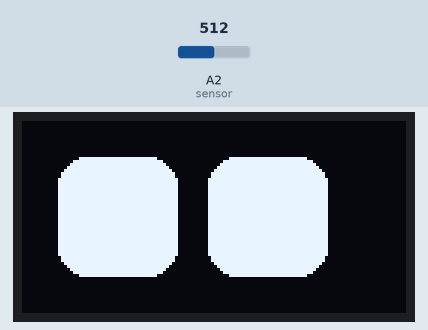
The sketch below on a simulated Arduino Uno, built with avr-gcc and run on an emulated ATmega328P. Shown: 128×64 one-colour display. The inputs (shaded band) are chosen by the test bench; at power-on: A2 (sensor) = 512. What the sketch prints to the serial monitor is not drawn.

Above: at 5.2 s.
5.3 s: A2 (sensor) set to 207
6.8 s: A2 (sensor) set to 189
At 8.2 s:
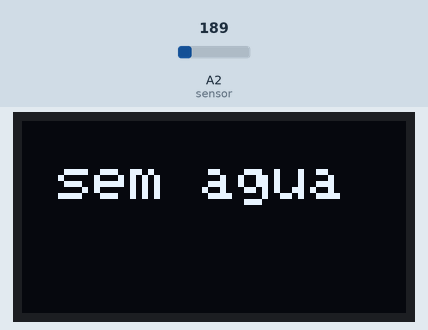
At 52.0 s:
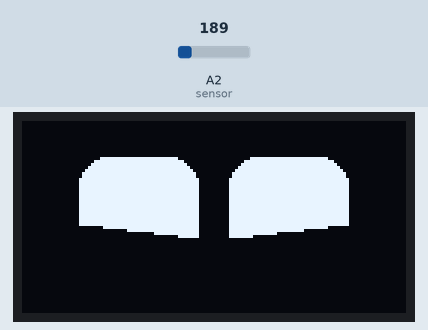
Timing chart, 0 to 52.5 s (numbered marks = the images above; inputs shaded):
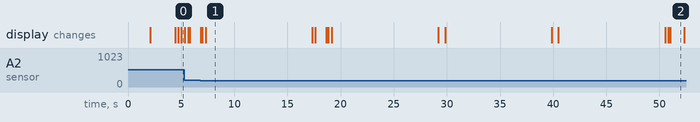

The sketch:

Olhos.ino
```cpp
#include <SPI.h>
#include <Wire.h>
#include <Adafruit_GFX.h>
#include <Adafruit_SSD1306.h>

#define sensor A2
#define SCREEN_WIDTH 128
#define SCREEN_HEIGHT 64


#define OLED_RESET     -1
#define SCREEN_ADDRESS 0x3C
Adafruit_SSD1306 display(SCREEN_WIDTH, SCREEN_HEIGHT, &Wire, OLED_RESET);
int agua =0;

int demo_mode = 1;
static const int max_animation_index = 8;
int current_animation_index = 0;


int ref_eye_height = 40;
int ref_eye_width = 40;
int ref_space_between_eye = 10;
int ref_corner_radius = 10;

int left_eye_height = ref_eye_height;
int left_eye_width = ref_eye_width;
int left_eye_x = 32;
int left_eye_y = 32;
int right_eye_x = 32+ref_eye_width+ref_space_between_eye;
int right_eye_y = 32;
int right_eye_height = ref_eye_height;
int right_eye_width = ref_eye_width;


void draw_eyes(bool update=true)
{
    display.clearDisplay();

    int x = int(left_eye_x-left_eye_width/2);
    int y = int(left_eye_y-left_eye_height/2);
    display.fillRoundRect(x,y,left_eye_width,left_eye_height,ref_corner_radius,SSD1306_WHITE);
    x = int(right_eye_x-right_eye_width/2);
    y = int(right_eye_y-right_eye_height/2);
    display.fillRoundRect(x,y,right_eye_width,right_eye_height,ref_corner_radius,SSD1306_WHITE);
    if(update)
    {
      display.display();
    }

}


void center_eyes(bool update=true)
{

  left_eye_height = ref_eye_height;
  left_eye_width = ref_eye_width;
  right_eye_height = ref_eye_height;
  right_eye_width = ref_eye_width;

  left_eye_x = SCREEN_WIDTH/2-ref_eye_width/2-ref_space_between_eye/2;
  left_eye_y = SCREEN_HEIGHT/2;
  right_eye_x = SCREEN_WIDTH/2+ref_eye_width/2+ref_space_between_eye/2;
  right_eye_y = SCREEN_HEIGHT/2;

  draw_eyes(update);
}

void blink(int speed=12)
{
  draw_eyes();


  for(int i=0;i<3;i++)
  {
    left_eye_height = left_eye_height-speed;
    right_eye_height = right_eye_height-speed;
    draw_eyes();
    delay(1);
  }
  for(int i=0;i<3;i++)
  {
    left_eye_height = left_eye_height+speed;
    right_eye_height = right_eye_height+speed;

    draw_eyes();
    delay(1);
  }
}


void sleep()
{
  left_eye_height = 2;
  right_eye_height = 2;
  draw_eyes(true);
}
void wakeup()
{

  sleep();

  for(int h=0; h <= ref_eye_height; h+=2)
  {
    left_eye_height = h;
    right_eye_height = h;
    draw_eyes(true);
  }


}


void happy_eye()
{
  center_eyes(false);

  int offset = ref_eye_height/2;
  for(int i=0;i<10;i++)
  {
    display.fillTriangle(left_eye_x-left_eye_width/2-1, left_eye_y+offset, left_eye_x+left_eye_width/2+1, left_eye_y+5+offset, left_eye_x-left_eye_width/2-1,left_eye_y+left_eye_height+offset,SSD1306_BLACK);


    display.fillTriangle(right_eye_x+right_eye_width/2+1, right_eye_y+offset, right_eye_x-left_eye_width/2-1, right_eye_y+5+offset, right_eye_x+right_eye_width/2+1,right_eye_y+right_eye_height+offset,SSD1306_BLACK);

    offset -= 2;
    display.display();
    delay(1);
  }


  display.display();
  delay(1000);
}

void saccade(int direction_x, int direction_y)
{


  int direction_x_movement_amplitude = 8;
  int direction_y_movement_amplitude = 6;
  int blink_amplitude = 8;

  for(int i=0;i<1;i++)
  {
    left_eye_x+=direction_x_movement_amplitude*direction_x;
    right_eye_x+=direction_x_movement_amplitude*direction_x;
    left_eye_y+=direction_y_movement_amplitude*direction_y;
    right_eye_y+=direction_y_movement_amplitude*direction_y;

    right_eye_height-=blink_amplitude;
    left_eye_height-=blink_amplitude;
    draw_eyes();
    delay(1);
  }

  for(int i=0;i<1;i++)
  {
    left_eye_x+=direction_x_movement_amplitude*direction_x;
    right_eye_x+=direction_x_movement_amplitude*direction_x;
    left_eye_y+=direction_y_movement_amplitude*direction_y;
    right_eye_y+=direction_y_movement_amplitude*direction_y;

    right_eye_height+=blink_amplitude;
    left_eye_height+=blink_amplitude;

    draw_eyes();
    delay(1);
  }

}

void move_right_big_eye()
{
  move_big_eye(1);
}
void move_left_big_eye()
{
  move_big_eye(-1);
}
void move_big_eye(int direction)
{


  int direction_oversize = 1;
  int direction_movement_amplitude = 2;
  int blink_amplitude = 5;

  for(int i=0;i<3;i++)
  {
    left_eye_x+=direction_movement_amplitude*direction;
    right_eye_x+=direction_movement_amplitude*direction;
    right_eye_height-=blink_amplitude;
    left_eye_height-=blink_amplitude;
    if(direction>0)
    {
      right_eye_height+=direction_oversize;
      right_eye_width+=direction_oversize;
    }else
    {
      left_eye_height+=direction_oversize;
      left_eye_width+=direction_oversize;
    }

    draw_eyes();
    delay(1);
  }
  for(int i=0;i<3;i++)
  {
    left_eye_x+=direction_movement_amplitude*direction;
    right_eye_x+=direction_movement_amplitude*direction;
    right_eye_height+=blink_amplitude;
    left_eye_height+=blink_amplitude;
    if(direction>0)
    {
      right_eye_height+=direction_oversize;
      right_eye_width+=direction_oversize;
    }else
    {
      left_eye_height+=direction_oversize;
      left_eye_width+=direction_oversize;
    }
    draw_eyes();
    delay(1);
  }

  delay(1000);

  for(int i=0;i<3;i++)
  {
    left_eye_x-=direction_movement_amplitude*direction;
    right_eye_x-=direction_movement_amplitude*direction;
    right_eye_height-=blink_amplitude;
    left_eye_height-=blink_amplitude;
    if(direction>0)
    {
      right_eye_height-=direction_oversize;
      right_eye_width-=direction_oversize;
    }else
    {
      left_eye_height-=direction_oversize;
      left_eye_width-=direction_oversize;
    }
    draw_eyes();
    delay(1);
  }
  for(int i=0;i<3;i++)
  {
    left_eye_x-=direction_movement_amplitude*direction;
    right_eye_x-=direction_movement_amplitude*direction;
    right_eye_height+=blink_amplitude;
    left_eye_height+=blink_amplitude;
    if(direction>0)
    {
      right_eye_height-=direction_oversize;
      right_eye_width-=direction_oversize;
    }else
    {
      left_eye_height-=direction_oversize;
      left_eye_width-=direction_oversize;
    }
    draw_eyes();
    delay(1);
  }


  center_eyes();


}

void setup() {


  pinMode(sensor, INPUT);


  display.begin(SSD1306_SWITCHCAPVCC, SCREEN_ADDRESS);

  Serial.begin(115200);


  display.clearDisplay();

  display.setTextSize(1);
  display.setTextColor(SSD1306_WHITE);
  display.setCursor(0,0);
  display.println(F("U.A.P.P"));
  display.display();
  delay(2000);
  sleep();
  delay(2000);


}


void launch_animation_with_index(int animation_index)
{


  if(animation_index>max_animation_index)
  {
    animation_index=8;
  }

  switch(animation_index)
      {
        case 0:
          wakeup();
          break;
        case 1:
          center_eyes(true);
          break;
        case 2:
          move_right_big_eye();
          break;
        case 3:
          move_left_big_eye();
          break;
        case 4:
          blink(10);
          break;
        case 5:
          blink(20);
          break;
        case 6:
          happy_eye();
          break;
        case 7:
          sleep();
          break;


      }
}


void loop() {

 agua = analogRead (sensor);

Serial.print(" agua: ");
Serial.println(agua);

 delay(300);

   if(agua < 200)
   {

 display.clearDisplay();

  display.setTextSize(2);
  display.setTextColor(SSD1306_WHITE);
  display.setCursor(12,12);
  display.println(F("sem agua"));
  display.display();
  delay(10000);
  sleep();
  delay(100);


}

  if(demo_mode == 1)
  {
    // cycle animations
    launch_animation_with_index(current_animation_index++);
    if(current_animation_index > max_animation_index)
    {
      current_animation_index = 0;
    }
  }


  if(Serial.available()) {
    String data = Serial.readString();
    data.trim();
    char cmd = data[0];


    if(cmd == 'A')
    {
      demo_mode = 0;

      String arg = data.substring(1,data.length());
      int anim = arg.toInt();
      launch_animation_with_index(anim);
      Serial.print(cmd);
      Serial.print(arg);
    }


}
}
```

Measured:
- the behaviour switches between 200 and 199 on A2 (sensor) (found by bisection; images 0 and 1)
- after the input at 6.8 s, the display: first differs from a run without the input after 0.53 s (image 1)
- what the display in image 1 shows lasts 10.1 s, from 7.3 s to 17.4 s
